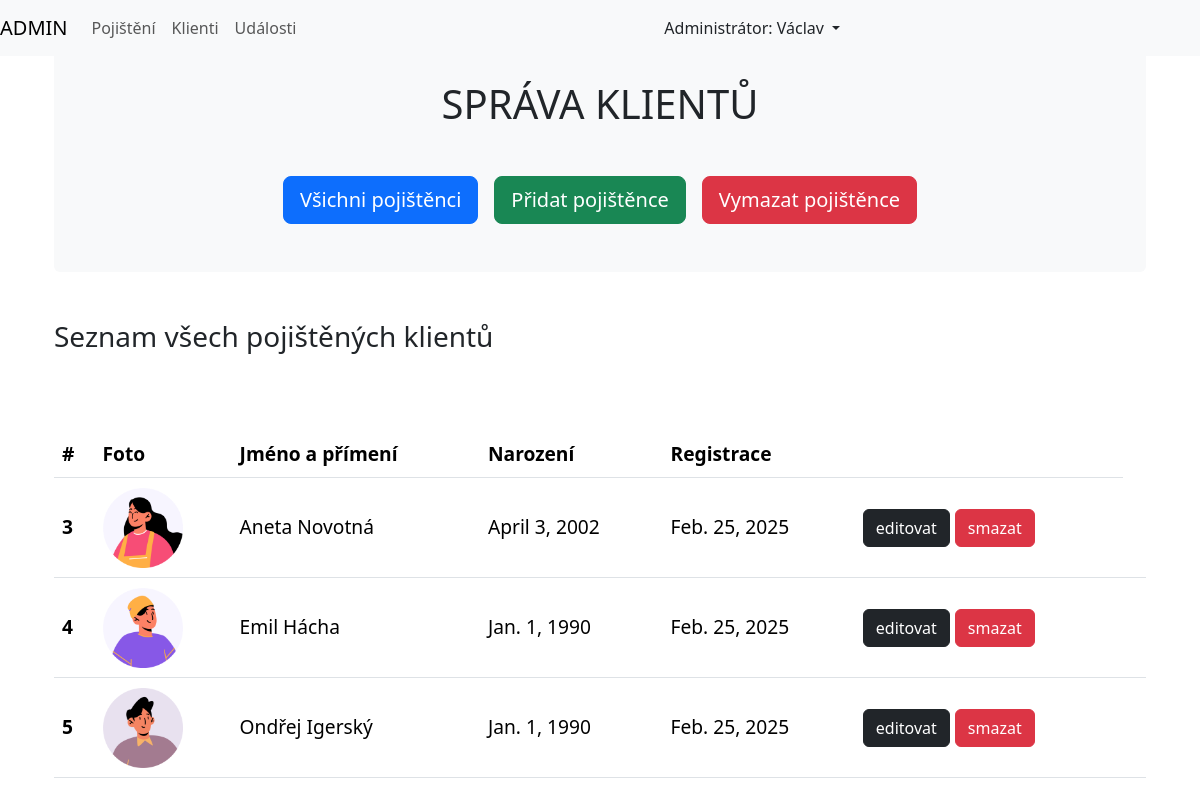
/klienti, run on the app's committed database.
### pojistenci_app/models.py (models this page shows, shortened)
class Pojistenci(models.Model):
    jmeno = models.CharField(max_length=40, verbose_name="Jméno")
    prijmeni = models.CharField(max_length=40, verbose_name="Příjmení")
    je_muz = models.BooleanField(default=True)
    narozeni = models.DateField(verbose_name="Datum narození")
    foto = models.CharField(
        max_length=60, verbose_name="Název obrázku")
    datum_registrace = models.DateField(auto_now=True)
    class Meta:
        verbose_name = "Pojištěnec"
        verbose_name_plural = "Pojištěnci"

### pojistenci_app/views.py (the view)
# urls.py: path('klienti', views.klienti, name="klienti"),
def klienti(request):
    vsichni_klienti = Pojistenci.objects.all()
    return render(request, 'pojistenci_app/klienti.html', {'klienti': vsichni_klienti})

### pojistenci_app/templates/pojistenci_app/klienti.html (shortened to what this page needs)
{% extends "base.html" %}
{% load static %}
{% block styles %}
    <link rel="stylesheet" href={% static "pojistenci_app/klienti.css" %}>
{% endblock styles %}
{% block content %}
    <div class="container-md">
        <h1 class="text-center pt-4 bg-light mb-0">SPRÁVA KLIENTŮ</h1>
        <div class="bg-light p-5 mb-5 d-flex gap-3 justify-content-center rounded-bottom">
            <a class="btn btn-primary btn-lg" href={% url "klienti" %}>Všichni pojištěnci</a>
            <a class="btn btn-success btn-lg" href={% url "pridat_pojistence" %}>Přidat pojištěnce</a>
            <a class="btn btn-danger btn-lg" href={% url "vymazat_pojistence" %}>Vymazat pojištěnce</a>
        </div>
        {% if pridat or editovat or vymazat %}
            {% block form %}
            {% endblock form %}
        {% else %}
        <h3 class="mb-4">Seznam všech pojištěných klientů</h3>
        <table class="table table-hover" id="vsichni_klienti">
            <thead>
            <tr>
                <th scope="col">#</th>
                <th scope="col">Foto</th>
                <th scope="col">Jméno a přímení</th>
                <th scope="col">Narození</th>
                <th scope="col">Registrace</th>
                <th></th>
            </tr>
            </thead>
            <tbody>
            {% for klient in klienti %}
            <tr style="vertical-align: middle;">
                <th scope="row">{{ klient.id }}</th>
                <td><img src={% static "/pojistenci_app/pictures/"|add:klient.foto %} width="80"></td>
                <td>{{ klient.jmeno }} {{ klient.prijmeni }}</td>
                <td>{{ klient.narozeni }}</td>
                <td>{{ klient.datum_registrace }}</td>
                <td>
                    <a class="btn btn-dark" href={% url "editovat_pojistence" klient.id %}>editovat</a>
                    <a class="btn btn-danger" href={% url "vymazat_pojistence_id" klient.id %}>smazat</a>
                <td>
            </tr>
            {% endfor %}
            </tbody>
        </table>
        {% endif %}
    </div>
{% endblock content %}

### templates/base.html (shortened to what this page needs)
{% load django_bootstrap5 %}
<!DOCTYPE html>
<html lang="cs">
  <head>
    {% block styles %}{% endblock styles %}
    {% bootstrap_css %}
  </head>
  <body>
    <header>
        {% include "includes/navbar.html" %}
    </header>
    <div class="container-md">
    {% block content %}
    {% endblock content %}
    </div>
  </body>
</html>

### templates/includes/navbar.html (shortened to what this page needs)
<nav class="navbar navbar-expand-lg navbar-light bg-light">
  <a class="navbar-brand" href="#">ADMIN</a>
  <div class="collapse navbar-collapse" id="navbarNavDropdown">
    <ul class="navbar-nav">
      <li class="nav-item active">
        <a class="nav-link" href={% url 'index' %}
          >Pojištění</a
        >
      </li>
      <li class="nav-item">
        <a class="nav-link" href={% url 'klienti' %}>Klienti</a>
      </li>
      <li class="nav-item">
        <a class="nav-link" href="#">Události</a>
      </li>
    </ul>
    <div class="nav-item dropdown m-auto">
      <a
        class="nav-link dropdown-toggle"
        href="#"
        id="navbarDropdownMenuLink"
        data-bs-toggle="dropdown"
        aria-haspopup="true"
        aria-expanded="false"
      >
        Administrátor: Václav
      </a>
    </div>
  </div>
</nav>

### pojistenci_app/static/pojistenci_app/klienti.css (style rules this page uses)
#vsichni_klienti tr { height: 100px; }
#vsichni_klienti tr td, #vsichni_klienti tr th { font-size : 1.2rem; }

### data on the page
Pojistenci: id "3", foto (picture), jmeno "Aneta", prijmeni "Novotná", narozeni "April 3, 2002", datum_registrace "Feb. 25, 2025"
Pojistenci: id "4", foto (picture), jmeno "Emil", prijmeni "Hácha", narozeni "Jan. 1, 1990", datum_registrace "Feb. 25, 2025"
Pojistenci: id "5", foto (picture), jmeno "Ondřej", prijmeni "Igerský", narozeni "Jan. 1, 1990", datum_registrace "Feb. 25, 2025"
